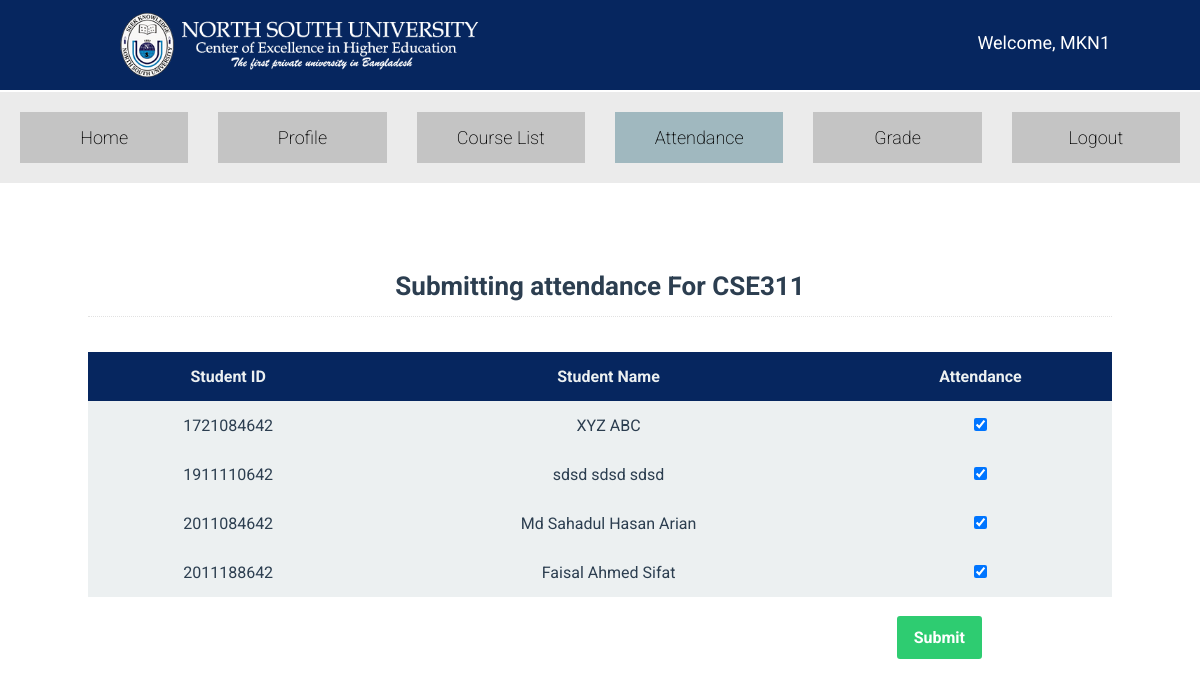
The app's page /faculty/submit_attendance.php?course_id=CSE311 (signed in) with its own data.
### tables this page shows
CREATE TABLE `taking` (
  `course_id` varchar(10) NOT NULL,
  `who_is_taking` int(11) NOT NULL
);

CREATE TABLE `student_profile` (
  `id` int(11) NOT NULL,
  `name` varchar(40) DEFAULT NULL,
  `fathers_name` varchar(40) DEFAULT NULL,
  `mothers_name` varchar(40) DEFAULT NULL,
  `department_name` varchar(10) DEFAULT NULL,
  `degree` varchar(40) NOT NULL,
  `credits` int(5) NOT NULL,
  `cgpa` decimal(4,2) DEFAULT NULL,
  `phone_number` varchar(15) DEFAULT NULL,
  `nid` varchar(50) NOT NULL,
  `birth_reg_no` varchar(50) NOT NULL,
  `dob` date NOT NULL,
  `gender` char(1) NOT NULL,
  `citizenship` varchar(20) DEFAULT NULL
);

### library/class.DB.php (called while the page is built, shortened)
<?php
class DB{
    public $connection;
    function __construct($configs){
        $this->connection = mysqli_connect($configs->host,$configs->username,$configs->password, $configs->dbname);
    }
    function query($sql, $debug=false){
        return mysqli_query($this->connection, $sql);
    }
}

### app.php (called while the page is built, shortened)
<?php
require PATH . './library/class.DB.php';
$APP_DB = new DB(new CONFIG_DB());

### faculty/submit_attendance.php (the view, shortened to what this page needs)
<?php
include "../app.php";
?>
<!DOCTYPE html>
<html lang="en">
<head>
    <link rel="stylesheet" href="../src/css/styles.css">
</head>
<body>
    <?php include "../template/header.php"; ?>
    <?php include "../template/sub_header.php"; ?>
    <div class="container_panel center_panel">
    <h2 class="table_desc">Submitting attendance For <?php echo $_GET['course_id']; ?></h2>
    <section>
        <form method="POST">
            <table class="full_page_table">
                <tr>
                    <th>Student ID</th>
                    <th>Student Name</th>
                    <th>Attendance</th>
                </tr>
                <?php
                $result = $APP_DB->query("
    SELECT t.course_id as 'course_id', s.id as 'student_id', s.name	as 'student_name'
    FROM taking as t JOIN student_profile as s ON t.who_is_taking=s.id
    AND t.course_id='" . $_GET['course_id'] . "';
");
                if (mysqli_num_rows($result) > 0) {
                    while ($row = mysqli_fetch_assoc($result)) {
                ?>
                        <tr>
                            <td><?php echo $row['student_id']; ?></td>
                            <td><?php echo $row['student_name'] ?></td>
                            <td><input type="checkbox" name="<?php echo $row['student_id'] ?>" checked></td>
                        </tr>
                <?php
                    }
                }
                ?>
            </table>
            <br>
            <input class="btn btn-green" style="position: absolute;right: 130px;" type="submit" name="request_for_attendance" value="Submit">
        </form>
    </section>
    </div>
</body>
</html>

### src/css/styles.css (style rules this page uses)
* { margin: 0; padding: 0; list-style: none; text-decoration: none; font-family: "Roboto", sans-serif; }
h2 { font-size: 26px; color: #2c3e50; font-weight: bold; }
.container_panel { position: relative; top: 88px; margin-left: 88px; margin-right: 88px; }
.center_panel { text-align: center; margin-bottom: 40px; }
table, th, td { border-collapse: collapse; padding: 15px 15px; text-align: center; color: #ecf0f1; }
table { overflow-x: auto; margin-left: auto; margin-right: auto; }
th { background-color: #06265f; }
td { color: #2c3e50; background-color: #ecf0f1; }
.full_page_table { width: 100%; }
.table_desc { margin-bottom: 35px; border-bottom: 1px dotted #e2e2e2; padding-bottom: 15px; }
.btn { padding: 10px 15px; text-align: center; font-weight: bold; text-shadow: none; border-radius: 3px; transition-duration: 0.4s; text-decoration: none; font-size: 16px; cursor: pointer; }
.btn-green { background-color: #2ecc71; color: white; border: 2px solid #2ecc71; }

### records on screen
taking: who_is_taking "1721084642", who_is_taking.name "XYZ ABC"
taking: who_is_taking "1911110642", who_is_taking.name "sdsd sdsd sdsd"
taking: who_is_taking "2011084642", who_is_taking.name "Md Sahadul Hasan Arian"
taking: who_is_taking "2011188642", who_is_taking.name "Faisal Ahmed Sifat"

### other values on screen
$_COOKIE['logged_user'] "MKN1"
$_GET['course_id'] "CSE311"
